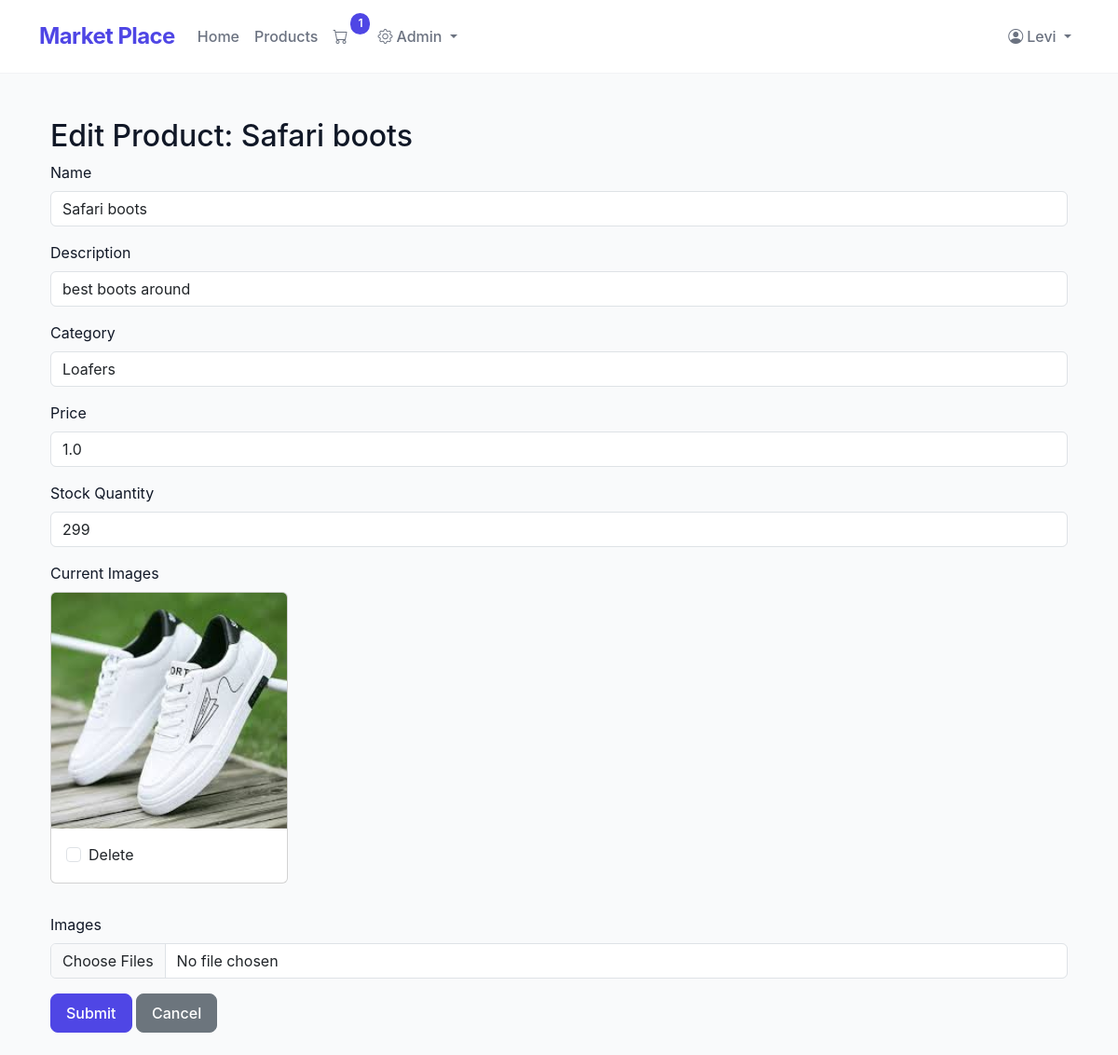
The page /product/1/edit (signed in) on the database as committed earlier.
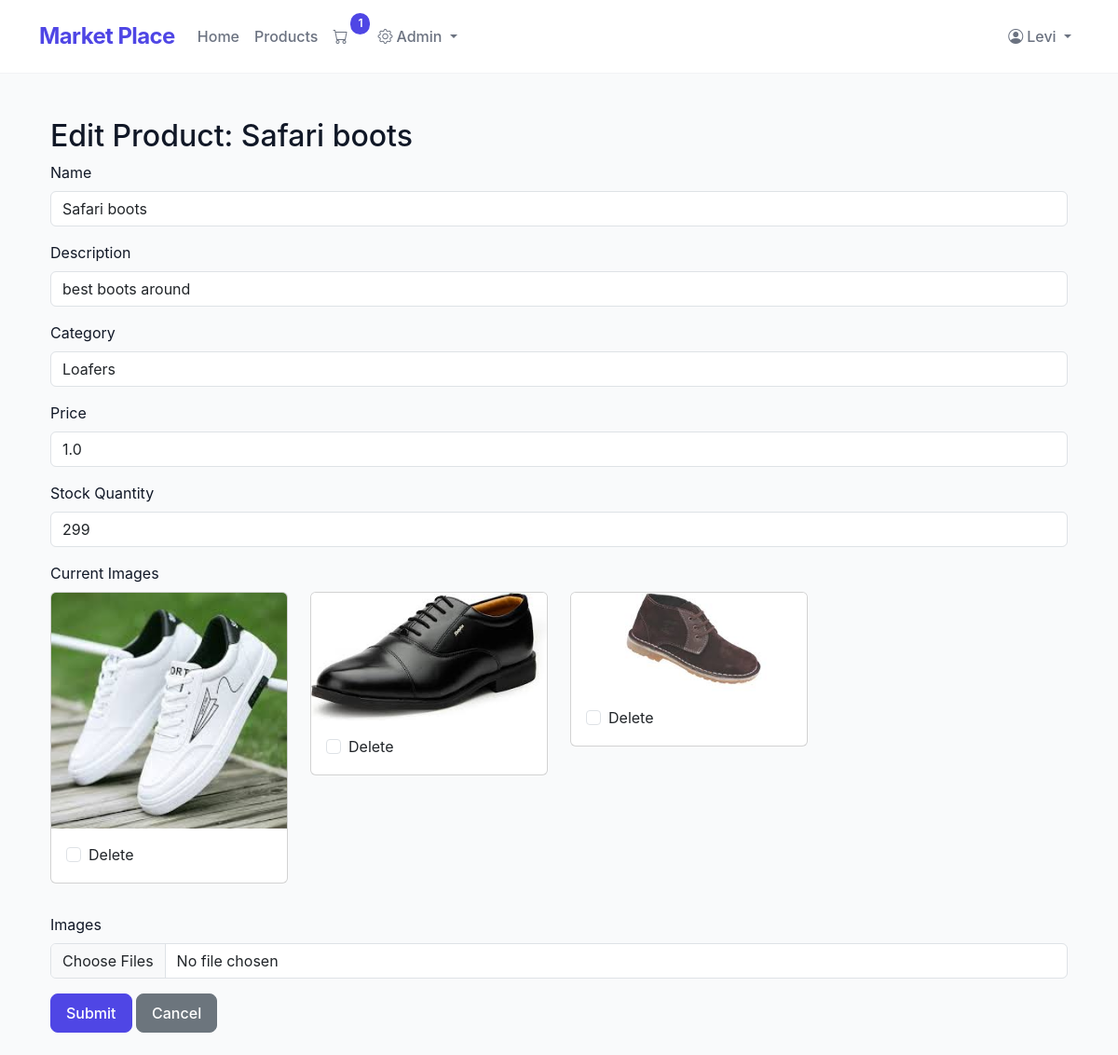
The same page on the database as committed later.
### app.py (models this page shows)
class ProductImage(db.Model):
    __tablename__ = 'product_images'
    id = db.Column(db.Integer, primary_key=True)
    product_id = db.Column(db.Integer, db.ForeignKey('products.id'), nullable=False)
    image_url = db.Column(db.String(200), nullable=False)

### app.py (the view, shortened to what this page needs)
@app.route('/product/<int:product_id>/edit', methods=['GET', 'POST'])
@admin_required
def edit_product(product_id):
    product = Product.query.get_or_404(product_id)
    form = ProductForm(obj=product)
    form.category.choices = [(c.id, c.name) for c in Category.query.all()]
    form.category.data = product.category_id
    return render_template('edit_product.html', form=form, product=product)

### app.py
class ProductForm(FlaskForm):
    name = StringField('Name', validators=[DataRequired()])
    description = StringField('Description', validators=[DataRequired()])
    price = StringField('Price', validators=[DataRequired()])
    stock_quantity = StringField('Stock Quantity', validators=[DataRequired()])
    category = SelectField('Category', coerce=int, validators=[DataRequired()])
    images = FileField('Images', validators=[FileAllowed(['jpg', 'png', 'jpeg'])])
    submit = SubmitField('Submit')

### app.py (called while the page is built)
def admin_required(f):
    from functools import wraps
    @wraps(f)
    def decorated_function(*args, **kwargs):
        if not session.get('user_id') or session.get('user_role') != 'admin':
            flash('Admin access required.', 'danger')
            return redirect(url_for('home'))
        return f(*args, **kwargs)
    return decorated_function

def get_cart_unique_items():
    if 'user_id' in session:
        order = Order.query.filter_by(user_id=session['user_id'], status="Pending").first()
        if order:
            return OrderItem.query.filter_by(order_id=order.id).count()
    return 0

### templates/edit_product.html (shortened to what this page needs)
{% extends 'base.html' %}
{% block content %}
<div class="container mt-5">
    <h2>Edit Product: {{ product.name }}</h2>
    <form method="POST" enctype="multipart/form-data">
        <div class="mb-3">
            {{ form.name.label(class="form-label") }}
            {{ form.name(class="form-control", value=product.name) }}
        </div>
        <div class="mb-3">
            {{ form.description.label(class="form-label") }}
            {{ form.description(class="form-control", value=product.description) }}
        </div>
        <div class="mb-3">
            {{ form.category.label(class="form-label") }}
            {{ form.category(class="form-control") }}
        </div>
        <div class="mb-3">
            {{ form.price.label(class="form-label") }}
            {{ form.price(class="form-control", value=product.price) }}
        </div>
        <div class="mb-3">
            {{ form.stock_quantity.label(class="form-label") }}
            {{ form.stock_quantity(class="form-control", value=product.stock_quantity) }}
        </div>
        {% if product.images %}
        <div class="mb-3">
            <label class="form-label">Current Images</label>
            <div class="row">
                {% for image in product.images %}
                <div class="col-md-3 mb-3">
                    <div class="card">
                        <img src="{{ url_for('static', filename='uploads/' + image.image_url) }}"
                             class="card-img-top"
                             alt="Product image">
                        <div class="card-body">
                            <div class="form-check">
                                <input type="checkbox"
                                       class="form-check-input"
                                       name="delete_images"
                                       value="{{ image.id }}">
                                <label class="form-check-label">Delete</label>
                            </div>
                        </div>
                    </div>
                </div>
                {% endfor %}
            </div>
        </div>
        {% endif %}
        <div class="mb-3">
            {{ form.images.label(class="form-label") }}
            <input type="file" name="images" class="form-control" multiple>
        </div>
        {{ form.submit(class="btn btn-primary") }}
        <a href="{{ url_for('manage_products') }}" class="btn btn-secondary">Cancel</a>
    </form>
</div>
{% endblock %}

Rows that differ between the two databases and show on the page:
added ProductImage: image_url (picture)
added ProductImage: image_url (picture)
